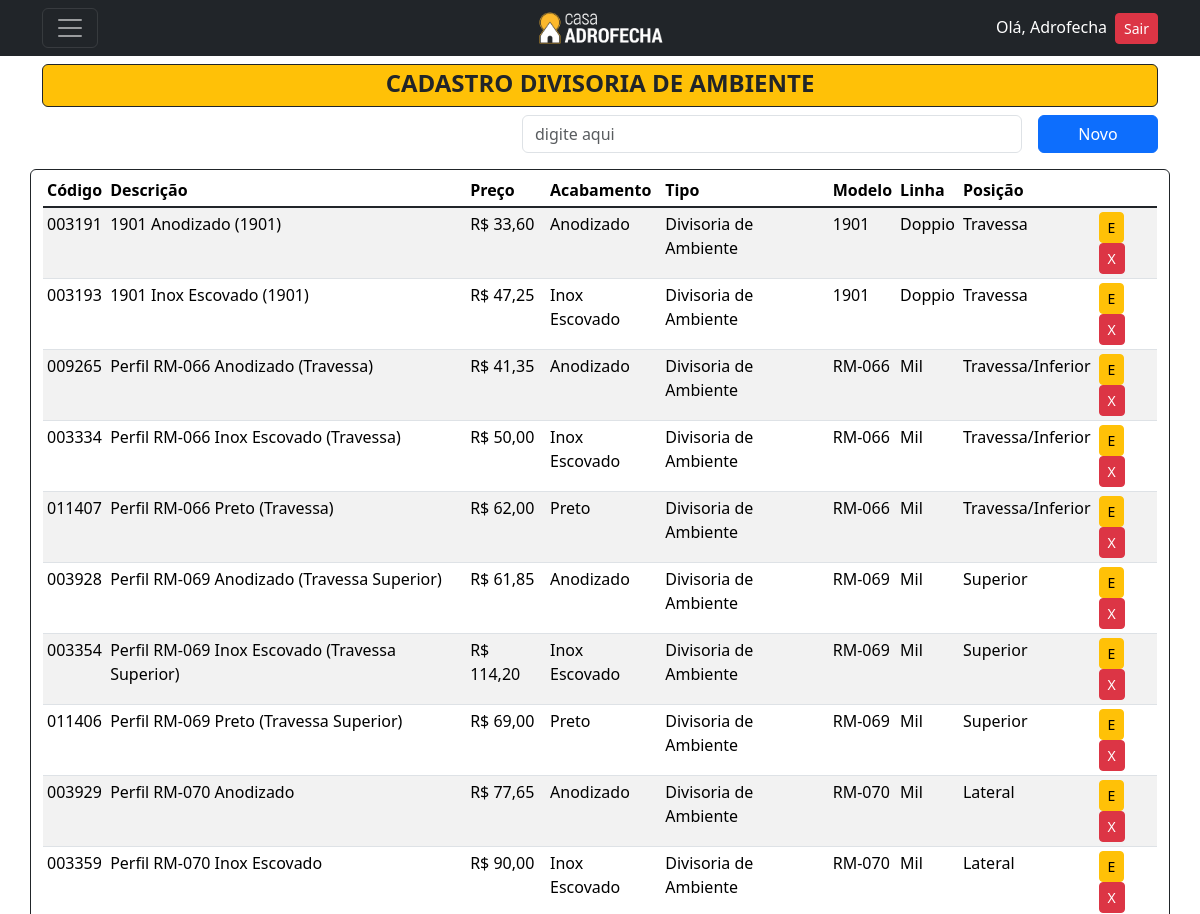
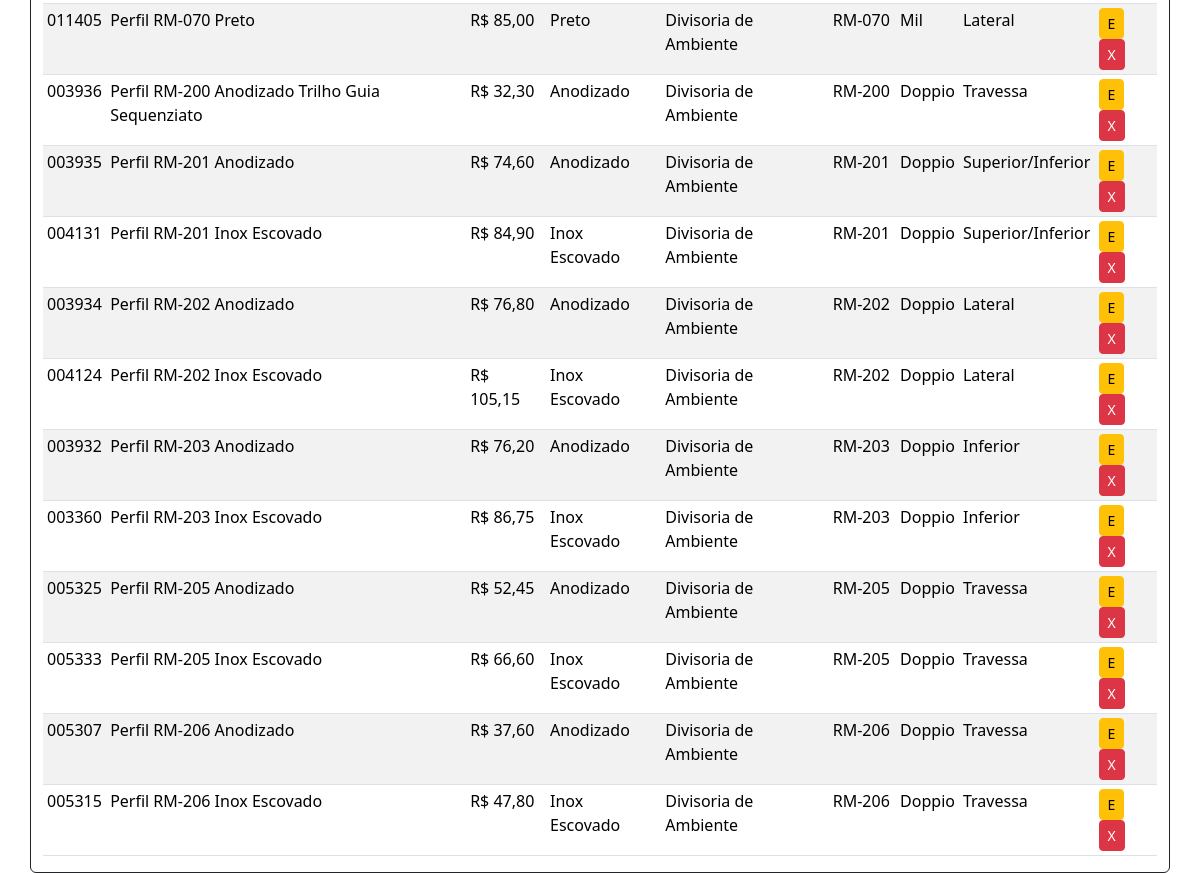
Screenshot of /listar/divisoriaambiente/ (signed in) with the database file from the repository (2 pictures, top to bottom).
### cadastros/models.py (models this page shows, shortened)
class ItemBase(models.Model):
    codigo = models.CharField(max_length=6, verbose_name="Código", unique=True)
    descricao = models.CharField(max_length=150, verbose_name="Descrição")
    preco = models.DecimalField(decimal_places=2, max_digits=5, verbose_name="Preço")
    acabamento = models.ForeignKey('Acabamento', on_delete=models.PROTECT)
    tipo = models.ForeignKey('Tipo', on_delete=models.PROTECT)
    class Meta:
        abstract = True

class DivisoriaAmbiente(ItemBase):
    modelo = models.ForeignKey(ModeloDivisoriaAmbiente, on_delete=models.PROTECT)
    linha = models.CharField(choices=LINHA, max_length=50)
    posicao = models.CharField(choices=POSICAODIVISORIA, max_length=50)
    class Meta:
        verbose_name = 'Perfil Divisoria Ambiente'
        verbose_name_plural = 'Perfis Divisorias Ambiente'
        ordering = ["descricao"]

class Acabamento(models.Model):
    acabamento = models.CharField(max_length=50, unique=True)
    codigo_rgb = models.CharField(max_length=15, verbose_name="Código RGB",)
    class Meta:
        verbose_name = 'Acabamento'
        verbose_name_plural = 'Acabamentos'
        ordering = ["acabamento"]
    def __str__(self):
        return self.acabamento

class Tipo(models.Model):
    tipo = models.CharField(max_length=30, unique=True)
    class Meta:
        ordering = ["tipo"]
    def __str__(self):
        return self.tipo

class BaseModelo(models.Model):
    modelo = models.CharField(max_length=10, unique=True)
    class Meta:
        abstract = True
    def __str__(self):
        return self.modelo

class ModeloDivisoriaAmbiente(BaseModelo):
    class Meta:
        verbose_name = 'Modelo Divisoria Ambiente'
        verbose_name_plural = 'Modelos Divisorias Ambiente'
        ordering = ["modelo"]

### cadastros/views.py (the view)
# urls.py: path('listar/divisoriaambiente/', DivisoriaAmbienteList.as_view(), name='listar-divisoriaambiente'),
class DivisoriaAmbienteList(LoginRequiredMixin,PermissionRequiredMixin, ListView):
    model = DivisoriaAmbiente
    template_name = 'cadastros/listas/DivisoriaAmbiente.html'
    permission_required = 'cadastros.view_divisoriaambiente'

### cadastros/templates/cadastros/listas/DivisoriaAmbiente.html (shortened to what this page needs)
{% extends 'base.html' %}
{% block content %}
<header class="mt-5">
  <div>
      <div class="bg-warning rounded text-dark border border-dark pt-1 d-flex align-items-center justify-content-center">
        <h4><strong>CADASTRO DIVISORIA DE AMBIENTE</strong></h4>
      </div>
      <div class="mt-2 d-flex align-items-center justify-content-end">
          <input type="email" class="form-control me-3" style="width: 500px;"  placeholder="digite aqui">
          <a href="{% url 'cadastrar-divisoriaambiente' %}" style="width: 120px;" class="btn btn-primary bg-primary">Novo</a>
      </div>
  </div>
</header>
<div class="mt-3">
  <div class="row">
      <div class="border border-dark rounded container">
          <table class="mt-1 table table-sm table-striped">
            <thead>
              <tr>
                <th scope="col ">Código</th>
                <th scope="col ">Descrição</th>
                <th scope="col ">Preço</th>
                <th scope="col ">Acabamento</th>
                <th scope="col ">Tipo</th>
                <th scope="col ">Modelo</th>
                <th scope="col ">Linha</th>
                <th scope="col ">Posição</th>
              </tr>
            </thead>
            <tbody class="table-group-divider ">
                {% for divisoriaambiente in object_list %}
                <tr>
                    <td>{{ divisoriaambiente.codigo }}</td>
                    <td>{{ divisoriaambiente.descricao }}</td>
                    <td>R$ {{ divisoriaambiente.preco }}</td>
                    <td>{{ divisoriaambiente.acabamento }}</td>
                    <td>{{ divisoriaambiente.tipo }}</td>
                    <td>{{ divisoriaambiente.modelo }}</td>
                    <td>{{ divisoriaambiente.linha }}</td>
                    <td>{{ divisoriaambiente.posicao }}</td>
                    <td>
                        <a href="{% url 'editar-divisoriaambiente' divisoriaambiente.pk %}" class="btn btn-warning btn-sm" title="Editar">E</a>
                        <a href="{% url 'excluir-divisoriaambiente' divisoriaambiente.pk %}" class="btn btn-danger btn-sm" title="Excluir">X</a>
                    </td>
                </tr>
                {% empty %}
                    <tr>
                        <td colspan="9">Nenhuma Divisoria de Ambiente cadastrada</td>
                    </tr>
                {% endfor %}
            </tbody>
          </table>
      </div>
  </div>
</div>
{% endblock %}

### paginas/templates/navbar.html (shortened to what this page needs)
{% load static %}
<nav class="navbar navbar-dark bg-dark fixed-top">
  <div class="container d-flex justify-content-between align-items-center">
      <div class="col-4">
        <button class="navbar-toggler" type="button" data-bs-toggle="offcanvas" data-bs-target="#offcanvasDarkNavbar" aria-controls="offcanvasDarkNavbar">
        <span class="navbar-toggler-icon"></span>
        </button>
      </div>
      <div class="col-4 d-flex justify-content-center">
          <a href="{% url 'inicio' %}"><img src="{% static 'paginas/images/LogoPreto2.png' %}" alt="Logo" width="130" height="40"</img></a>
      </div>
      <div class="col-4 d-flex justify-content-end">
              <ul class="list-unstyled mb-0">
                  {% if request.user.is_authenticated %}
                  <li><a style="color:white" ;>Olá, {{ user.username }}</a><a class="ms-2 btn btn-danger btn-sm" href="{% url 'logout' %}">Sair</a></li>
                  {% else %}
                  <li><a class="btn btn-primary" href="{% url 'login' %}">Entrar</a></li>
                  {% endif %}
              </ul>
      </div>
  </div>
</nav>

### rows the page displays
DivisoriaAmbiente: codigo "003191", descricao "1901 Anodizado (1901)", preco "33,60", acabamento "Anodizado", tipo "Divisoria de Ambiente", modelo "1901", linha "Doppio", posicao "Travessa"
DivisoriaAmbiente: codigo "003193", descricao "1901 Inox Escovado (1901)", preco "47,25", acabamento "Inox Escovado", tipo "Divisoria de Ambiente", modelo "1901", linha "Doppio", posicao "Travessa"
DivisoriaAmbiente: codigo "009265", descricao "Perfil RM-066 Anodizado (Travessa)", preco "41,35", acabamento "Anodizado", tipo "Divisoria de Ambiente", modelo "RM-066", linha "Mil", posicao "Travessa/Inferior"
DivisoriaAmbiente: codigo "003334", descricao "Perfil RM-066 Inox Escovado (Travessa)", preco "50,00", acabamento "Inox Escovado", tipo "Divisoria de Ambiente", modelo "RM-066", linha "Mil", posicao "Travessa/Inferior"
DivisoriaAmbiente: codigo "011407", descricao "Perfil RM-066 Preto (Travessa)", preco "62,00", acabamento "Preto", tipo "Divisoria de Ambiente", modelo "RM-066", linha "Mil", posicao "Travessa/Inferior"
DivisoriaAmbiente: codigo "003928", descricao "Perfil RM-069 Anodizado (Travessa Superior)", preco "61,85", acabamento "Anodizado", tipo "Divisoria de Ambiente", modelo "RM-069", linha "Mil", posicao "Superior"
DivisoriaAmbiente: codigo "003354", descricao "Perfil RM-069 Inox Escovado (Travessa Superior)", preco "114,20", acabamento "Inox Escovado", tipo "Divisoria de Ambiente", modelo "RM-069", linha "Mil", posicao "Superior"
DivisoriaAmbiente: codigo "011406", descricao "Perfil RM-069 Preto (Travessa Superior)", preco "69,00", acabamento "Preto", tipo "Divisoria de Ambiente", modelo "RM-069", linha "Mil", posicao "Superior"
DivisoriaAmbiente: codigo "003929", descricao "Perfil RM-070 Anodizado", preco "77,65", acabamento "Anodizado", tipo "Divisoria de Ambiente", modelo "RM-070", linha "Mil", posicao "Lateral"
DivisoriaAmbiente: codigo "003359", descricao "Perfil RM-070 Inox Escovado", preco "90,00", acabamento "Inox Escovado", tipo "Divisoria de Ambiente", modelo "RM-070", linha "Mil", posicao "Lateral"
DivisoriaAmbiente: codigo "011405", descricao "Perfil RM-070 Preto", preco "85,00", acabamento "Preto", tipo "Divisoria de Ambiente", modelo "RM-070", linha "Mil", posicao "Lateral"
DivisoriaAmbiente: codigo "003936", descricao "Perfil RM-200 Anodizado Trilho Guia Sequenziato", preco "32,30", acabamento "Anodizado", tipo "Divisoria de Ambiente", modelo "RM-200", linha "Doppio", posicao "Travessa"
DivisoriaAmbiente: codigo "003935", descricao "Perfil RM-201 Anodizado", preco "74,60", acabamento "Anodizado", tipo "Divisoria de Ambiente", modelo "RM-201", linha "Doppio", posicao "Superior/Inferior"
DivisoriaAmbiente: codigo "004131", descricao "Perfil RM-201 Inox Escovado", preco "84,90", acabamento "Inox Escovado", tipo "Divisoria de Ambiente", modelo "RM-201", linha "Doppio", posicao "Superior/Inferior"
DivisoriaAmbiente: codigo "003934", descricao "Perfil RM-202 Anodizado", preco "76,80", acabamento "Anodizado", tipo "Divisoria de Ambiente", modelo "RM-202", linha "Doppio", posicao "Lateral"
DivisoriaAmbiente: codigo "004124", descricao "Perfil RM-202 Inox Escovado", preco "105,15", acabamento "Inox Escovado", tipo "Divisoria de Ambiente", modelo "RM-202", linha "Doppio", posicao "Lateral"
DivisoriaAmbiente: codigo "003932", descricao "Perfil RM-203 Anodizado", preco "76,20", acabamento "Anodizado", tipo "Divisoria de Ambiente", modelo "RM-203", linha "Doppio", posicao "Inferior"
DivisoriaAmbiente: codigo "003360", descricao "Perfil RM-203 Inox Escovado", preco "86,75", acabamento "Inox Escovado", tipo "Divisoria de Ambiente", modelo "RM-203", linha "Doppio", posicao "Inferior"
DivisoriaAmbiente: codigo "005325", descricao "Perfil RM-205 Anodizado", preco "52,45", acabamento "Anodizado", tipo "Divisoria de Ambiente", modelo "RM-205", linha "Doppio", posicao "Travessa"
DivisoriaAmbiente: codigo "005333", descricao "Perfil RM-205 Inox Escovado", preco "66,60", acabamento "Inox Escovado", tipo "Divisoria de Ambiente", modelo "RM-205", linha "Doppio", posicao "Travessa"
DivisoriaAmbiente: codigo "005307", descricao "Perfil RM-206 Anodizado", preco "37,60", acabamento "Anodizado", tipo "Divisoria de Ambiente", modelo "RM-206", linha "Doppio", posicao "Travessa"
DivisoriaAmbiente: codigo "005315", descricao "Perfil RM-206 Inox Escovado", preco "47,80", acabamento "Inox Escovado", tipo "Divisoria de Ambiente", modelo "RM-206", linha "Doppio", posicao "Travessa"

### other values shown
{{ user.username }} "Adrofecha"
